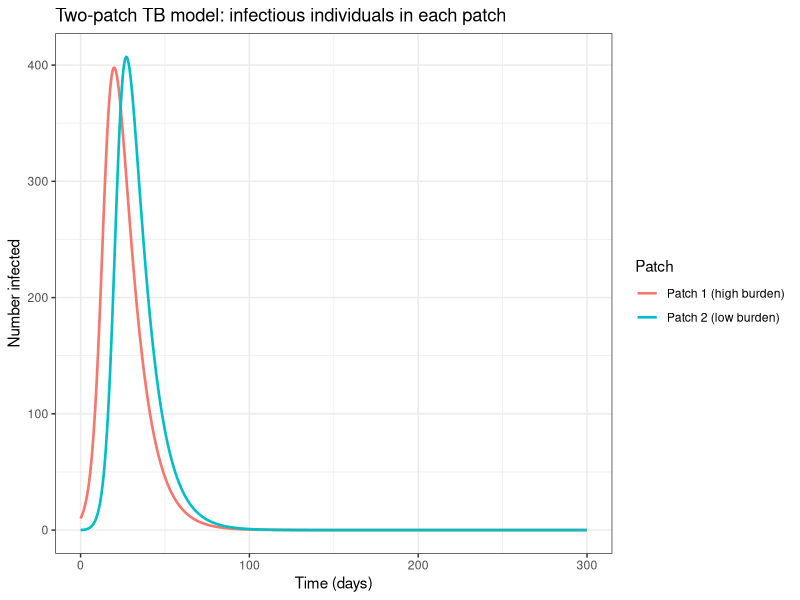

Reproduce this figure in R.
library(deSolve)
library(ggplot2)

# -------------------------------------------------------
# Two-patch SIR: commuter framework
# Subscript convention: S_{ij} = susceptibles from patch j
# currently in patch i. First subscript = current location,
# second subscript = home patch.
# -------------------------------------------------------
two_patch_sir <- function(t, state, parms) {
  with(as.list(c(state, parms)), {
    
    # Total current population in each patch (residents + visitors)
    # Patch 1: locals (11) + visitors from patch 2 (12)
    # Patch 2: locals (22) + visitors from patch 1 (21)
    N1 <- S11 + I11 + R11 + S12 + I12 + R12
    N2 <- S22 + I22 + R22 + S21 + I21 + R21
    
    # Total infecteds currently in each patch
    Itot1 <- I11 + I12
    Itot2 <- I22 + I21
    
    # Force of infection in each patch
    lambda1 <- beta * Itot1 / N1
    lambda2 <- beta * Itot2 / N2
    
    # --- Patch-1 residents at home (S_{11}) ---
    dS11 <- -lambda1 * S11 - l * S11 + r * S21
    dI11 <-  lambda1 * S11 - gamma * I11 - l * I11 + r * I21
    dR11 <-  gamma * I11   - l * R11 + r * R21
    
    # --- Patch-2 residents visiting patch 1 (S_{12}) ---
    dS12 <- -lambda1 * S12 + l * S22 - r * S12
    dI12 <-  lambda1 * S12 - gamma * I12 + l * I22 - r * I12
    dR12 <-  gamma * I12   + l * R22 - r * R12
    
    # --- Patch-2 residents at home (S_{22}) ---
    dS22 <- -lambda2 * S22 - l * S22 + r * S12
    dI22 <-  lambda2 * S22 - gamma * I22 - l * I22 + r * I12
    dR22 <-  gamma * I22   - l * R22 + r * R12
    
    # --- Patch-1 residents visiting patch 2 (S_{21}) ---
    dS21 <- -lambda2 * S21 + l * S11 - r * S21
    dI21 <-  lambda2 * S21 - gamma * I21 + l * I11 - r * I21
    dR21 <-  gamma * I21   + l * R11 - r * R21
    
    list(c(dS11, dI11, dR11,
           dS12, dI12, dR12,
           dS22, dI22, dR22,
           dS21, dI21, dR21))
  })
}

# -------------------------------------------------------
# Parameters
# -------------------------------------------------------
parms <- c(
  beta  = 0.4,   # transmission rate (per day)
  gamma = 0.1,   # recovery rate (per day, so mean duration = 10 days)
  l     = 0.01,  # rate of leaving home patch (per day)
  r     = 0.5    # rate of returning home (per day)
)

# -------------------------------------------------------
# Initial conditions
# -------------------------------------------------------
# Patch 1: high-burden community, TB established (10 infectious)
# Patch 2: low-burden community, initially TB-free
# No one is visiting at t = 0
state <- c(
  S11 = 990,  I11 = 10, R11 = 0,   # patch-1 residents at home
  S12 = 0,    I12 = 0,  R12 = 0,   # patch-2 residents visiting patch 1
  S22 = 1000, I22 = 0,  R22 = 0,   # patch-2 residents at home
  S21 = 0,    I21 = 0,  R21 = 0    # patch-1 residents visiting patch 2
)

times <- seq(0, 300, by = 0.5)
out   <- ode(y = state, times = times, func = two_patch_sir,
             parms = parms)
out   <- as.data.frame(out)

# -------------------------------------------------------
# Total infecteds in each patch (residents + visitors)
# -------------------------------------------------------
out$I_patch1 <- out$I11 + out$I12
out$I_patch2 <- out$I22 + out$I21

ggplot(out, aes(x = time)) +
  geom_line(aes(y = I_patch1, colour = "Patch 1 (high burden)"), linewidth = 0.9) +
  geom_line(aes(y = I_patch2, colour = "Patch 2 (low burden)"),  linewidth = 0.9) +
  labs(x = "Time (days)", y = "Number infected",
       colour = "Patch",
       title = "Two-patch TB model: infectious individuals in each patch") +
  theme_bw()
